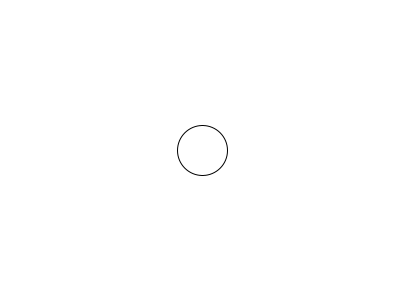
Frame 1 (no input)
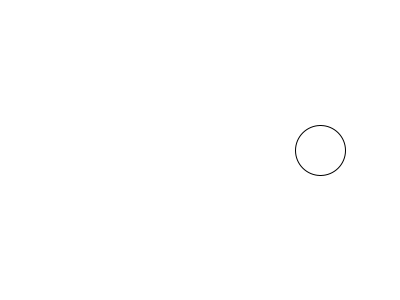
Frame 60 (the mouse pressed at the canvas centre just before this capture)
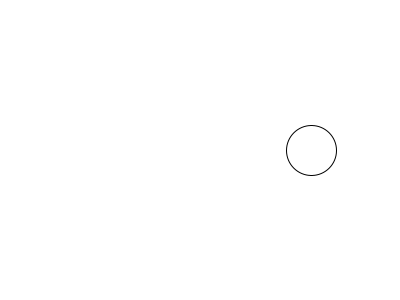
Frame 120 (the mouse held since frame 60 and released just before this capture)

The Processing sketch that drew these frames (run headless with seeded random() and noise(); from frame 60 on, the mouse is pressed at the canvas centre):

// Processing sketch: cp3
// ── cp3.pde
int x = 200;
int vx = 2;
int r = 25; 

void setup(){
  size(400, 300);
}

void draw(){
  background(255, 255, 255);
  x = x + vx;
  if(x + r > width){
    x = width - r;
    vx = - vx;
  }else if (x - r == 0){
    vx = -vx;
  }
  ellipse(x, height / 2, r * 2, r * 2);
}
